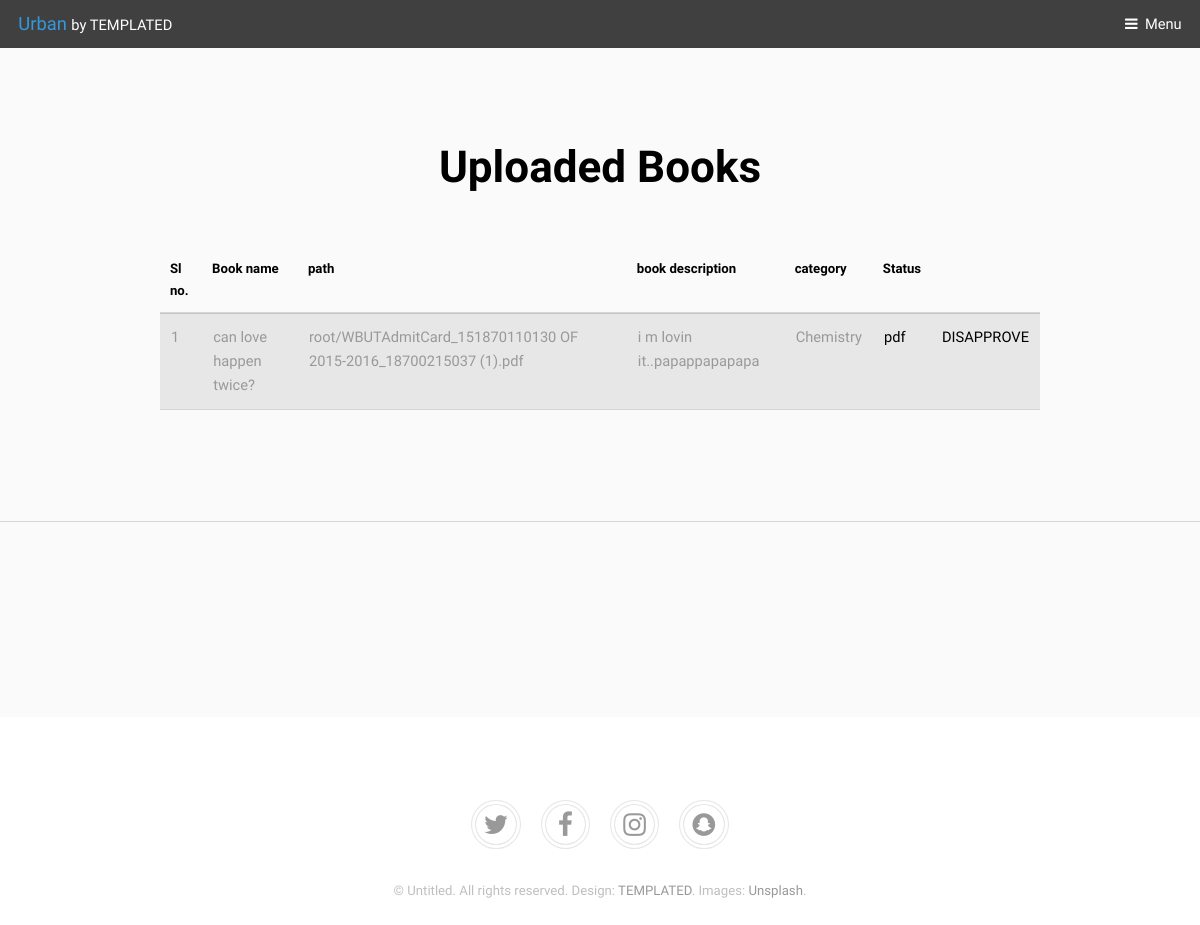
The page /admin/view.php on the database its author committed.
### tables this page shows
CREATE TABLE IF NOT EXISTS `upload` (
  `id` int(100) NOT NULL AUTO_INCREMENT,
  `uid` int(11) NOT NULL,
  `fname` varchar(100) NOT NULL,
  `fpath` varchar(1000) NOT NULL,
  `fdesc` varchar(1000) NOT NULL,
  `fcategory` varchar(1000) NOT NULL,
  `status` int(10) NOT NULL,
  PRIMARY KEY (`id`)
);

### admin/view.php (the view, shortened to what this page needs)
<?php include('config.php');
?>
<!DOCTYPE HTML>
<html>
	<head>
		<link rel="stylesheet" href="../assets/css/main.css" />
	</head>
	<body class="subpage">
			<header id="header">
				<div class="logo"><a href="../index.html">Urban <span>by TEMPLATED</span></a></div>
				<a href="#menu">Menu</a>
			</header>
			<div id="main">
				<section class="wrapper style1">
					<div class="inner">
						<header class="align-center">
							<h1>Uploaded Books</h1>
						</header>
<?php
$Query = mysqli_query($Con,"SELECT * FROM upload") or die(mysqli_error($Con));
if(mysqli_num_rows($Query)>0){
	?><table border="1" cellpadding="5">
		<thead>
        	<tr>
            <th>Sl no.</th>
            	<th>Book name</th>
                <th>path</th>
                <th>book description</th>
                <th>category</th>
                <th>Status</th>
            </tr>
        </thead>
		<tbody>
        <?php
		$sl = 1;
		while($row=mysqli_fetch_array($Query)){
			?>
        	<tr>
            	<td><?php echo $sl?></td>
                <td><?php echo $row['fname']?></td>
				<td><?php echo $row['fpath']?></td>
				<td><?php echo $row['fdesc']?></td>
				<td><?php echo $row['fcategory']?></td>
      <td><a href="../<?php echo $row['fpath']?>" target="_blank">pdf</a></td>
            <td><?php if($row['status'] == 0){?>
            <a href="approve.php?id=<?php echo $row['id']?>">APPROVE</a>
            <?php } else {?><a href="disapprove.php?id=<?php echo $row['id']?>">DISAPPROVE</a><?php } ?></td>
            </tr>
            <?php $sl++; } ?>
        </tbody>
	</table><?php
}
else{
	echo 'No records found';
}
?>
								<div class="4u 12u$(medium)">
									<h3>&nbsp;</h3>
								</div>
							</div>
						<hr class="major" />
							<h2 id="elements">&nbsp;</h2>
					</div>
			<footer id="footer">
				<div class="copyright">
					<ul class="icons">
						<li><a href="#" class="icon fa-twitter"><span class="label">Twitter</span></a></li>
						<li><a href="#" class="icon fa-facebook"><span class="label">Facebook</span></a></li>
						<li><a href="#" class="icon fa-instagram"><span class="label">Instagram</span></a></li>
						<li><a href="#" class="icon fa-snapchat"><span class="label">Snapchat</span></a></li>
					</ul>
					<p>&copy; Untitled. All rights reserved. Design: <a href="https://templated.co">TEMPLATED</a>. Images: <a href="https://unsplash.com">Unsplash</a>.</p>
				</div>
			</footer>
	</body>
</html>

### rows shown on the page
upload: fname "can love happen twice?", fpath "root/WBUTAdmitCard_151870110130 OF 2015-2016_18700215037 (1).pdf", fdesc "i m lovin it..papappapapapa", fcategory "Chemistry"
